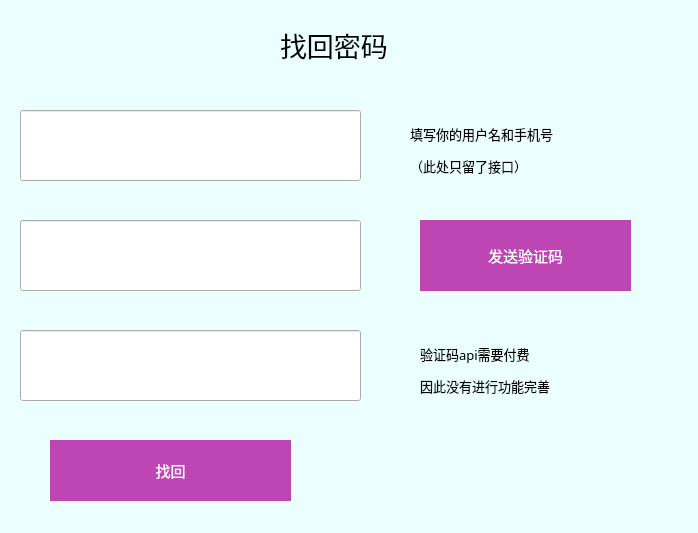
<?xml version="1.0" encoding="UTF-8"?>
<ui version="4.0">
 <class>pwback</class>
 <widget class="QDialog" name="pwback">
  <property name="geometry">
   <rect>
    <x>0</x>
    <y>0</y>
    <width>698</width>
    <height>533</height>
   </rect>
  </property>
  <property name="minimumSize">
   <size>
    <width>0</width>
    <height>533</height>
   </size>
  </property>
  <property name="maximumSize">
   <size>
    <width>16777215</width>
    <height>533</height>
   </size>
  </property>
  <property name="windowTitle">
   <string>密码找回</string>
  </property>
  <property name="windowIcon">
   <iconset resource="image.qrc">
    <normaloff>:/image/victoricon2.png</normaloff>:/image/victoricon2.png</iconset>
  </property>
  <widget class="QLabel" name="label">
   <property name="geometry">
    <rect>
     <x>280</x>
     <y>20</y>
     <width>251</width>
     <height>51</height>
    </rect>
   </property>
   <property name="font">
    <font>
     <family>微软雅黑</family>
     <pointsize>20</pointsize>
     <weight>50</weight>
     <bold>false</bold>
    </font>
   </property>
   <property name="text">
    <string>&lt;html&gt;&lt;head/&gt;&lt;body&gt;&lt;p&gt;找回密码&lt;/p&gt;&lt;/body&gt;&lt;/html&gt;</string>
   </property>
  </widget>
  <widget class="QLabel" name="label_2">
   <property name="geometry">
    <rect>
     <x>0</x>
     <y>0</y>
     <width>701</width>
     <height>541</height>
    </rect>
   </property>
   <property name="styleSheet">
    <string notr="true">background-color: rgb(235, 255, 255);</string>
   </property>
   <property name="text">
    <string/>
   </property>
  </widget>
  <widget class="QLineEdit" name="lineEdit">
   <property name="geometry">
    <rect>
     <x>20</x>
     <y>110</y>
     <width>341</width>
     <height>71</height>
    </rect>
   </property>
   <property name="font">
    <font>
     <family>微软雅黑</family>
     <pointsize>12</pointsize>
    </font>
   </property>
   <property name="styleSheet">
    <string notr="true"/>
   </property>
  </widget>
  <widget class="QLineEdit" name="lineEdit_2">
   <property name="geometry">
    <rect>
     <x>20</x>
     <y>220</y>
     <width>341</width>
     <height>71</height>
    </rect>
   </property>
   <property name="font">
    <font>
     <family>微软雅黑</family>
     <pointsize>12</pointsize>
    </font>
   </property>
  </widget>
  <widget class="QPushButton" name="pushButton">
   <property name="geometry">
    <rect>
     <x>50</x>
     <y>440</y>
     <width>241</width>
     <height>61</height>
    </rect>
   </property>
   <property name="font">
    <font>
     <family>微软雅黑</family>
     <pointsize>11</pointsize>
     <weight>9</weight>
     <italic>false</italic>
     <bold>false</bold>
    </font>
   </property>
   <property name="styleSheet">
    <string notr="true">QPushButton{border-style:none;font: 75 11pt &quot;微软雅黑&quot;;background-color: rgb(190, 70, 180);color: rgb(255, 255, 255);}
QPushButton:hover{background: rgb(190, 70, 230);color: rgb(255, 255, 255);}</string>
   </property>
   <property name="text">
    <string>找回</string>
   </property>
  </widget>
  <widget class="QLabel" name="label_3">
   <property name="geometry">
    <rect>
     <x>410</x>
     <y>100</y>
     <width>331</width>
     <height>101</height>
    </rect>
   </property>
   <property name="font">
    <font>
     <family>微软雅黑</family>
     <pointsize>10</pointsize>
    </font>
   </property>
   <property name="text">
    <string>&lt;html&gt;&lt;head/&gt;&lt;body&gt;&lt;p&gt;填写你的用户名和手机号&lt;/p&gt;&lt;p&gt;（此处只留了接口）&lt;/p&gt;&lt;/body&gt;&lt;/html&gt;</string>
   </property>
  </widget>
  <widget class="QLineEdit" name="lineEdit_3">
   <property name="geometry">
    <rect>
     <x>20</x>
     <y>330</y>
     <width>341</width>
     <height>71</height>
    </rect>
   </property>
   <property name="font">
    <font>
     <family>微软雅黑</family>
     <pointsize>12</pointsize>
    </font>
   </property>
  </widget>
  <widget class="QPushButton" name="pushButton_3">
   <property name="geometry">
    <rect>
     <x>420</x>
     <y>220</y>
     <width>211</width>
     <height>71</height>
    </rect>
   </property>
   <property name="font">
    <font>
     <family>微软雅黑</family>
     <pointsize>11</pointsize>
     <weight>9</weight>
     <italic>false</italic>
     <bold>false</bold>
    </font>
   </property>
   <property name="styleSheet">
    <string notr="true">QPushButton{border-style:none;font: 75 11pt &quot;微软雅黑&quot;;background-color: rgb(190, 70, 180);color: rgb(255, 255, 255);}
QPushButton:hover{background: rgb(190, 70, 230);color: rgb(255, 255, 255);}</string>
   </property>
   <property name="text">
    <string>发送验证码</string>
   </property>
  </widget>
  <widget class="QLabel" name="label_4">
   <property name="geometry">
    <rect>
     <x>420</x>
     <y>320</y>
     <width>331</width>
     <height>101</height>
    </rect>
   </property>
   <property name="font">
    <font>
     <family>微软雅黑</family>
     <pointsize>10</pointsize>
    </font>
   </property>
   <property name="text">
    <string>&lt;html&gt;&lt;head/&gt;&lt;body&gt;&lt;p&gt;验证码api需要付费&lt;/p&gt;&lt;p&gt;因此没有进行功能完善&lt;/p&gt;&lt;/body&gt;&lt;/html&gt;</string>
   </property>
  </widget>
  <zorder>label_2</zorder>
  <zorder>lineEdit</zorder>
  <zorder>lineEdit_2</zorder>
  <zorder>pushButton</zorder>
  <zorder>label</zorder>
  <zorder>label_3</zorder>
  <zorder>lineEdit_3</zorder>
  <zorder>pushButton_3</zorder>
  <zorder>label_4</zorder>
 </widget>
 <resources>
  <include location="image.qrc"/>
 </resources>
 <connections/>
</ui>
